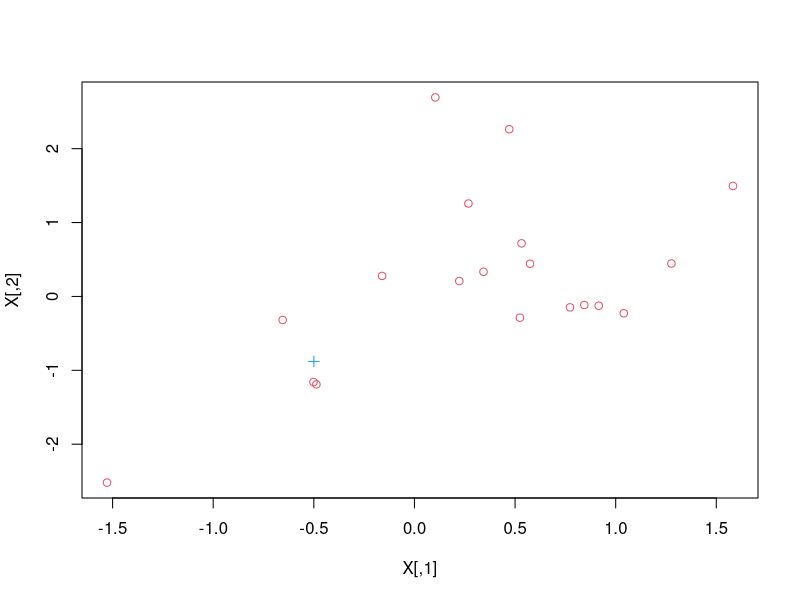

Write the R code that produced this figure.
# here we generate non-separable data by first generating separable data as before, then random flipping a few class labels.
# Rather than penalizing the unsatisfied constraints by C \xi_i, as discussed in class, we penalize them by C \xi_i^2  (the
# squares of the slack variables 
# in some of the random cases the separating hyperpline is drawn off the field of view

library("quadprog");  # we do this by quadratic programming and need library

w = rnorm(2);  # choose a random weight vector (unknown to us)
b = rnorm(1);  # choose the b offset (also unknown)
N = 20;       # number of observations
X = matrix(0,nrow = N, ncol = 2);  #  the data matrix of predictors
y = rep(0,N);  # the vector of {-1,1} elements giving classes 
for (i in 1:N) {  # generate the data
  X[i,]  = rnorm(2);  # choose each predictor vector randomly
  y[i] = sign(t(w) %*% X[i,] + b)  # choose data to be linearly separable ....
  if (runif(1) < .1) y[i] = - y[i];  # randomly flip about .1 of the points
}
plot(X,pch=(y+2),col=(y+3),cex=1)   # observe data 

X = cbind(X^2,X[,1]*X[,2],X,rep(1,N));
feat = 6;

# now we want to phrase the problem as quadratic programming.  
# the generic formulation is: 
#  minimize x^t D x + d^t x s.t. A x >= b
# where 
#  x is a k-vector 
#  D is kxk matrix
#  d is k-vector
#  A is Nxk matrix
#  b is  N-vector
#


# construct the corresponding elements: D,d, A, b
dim = feat + N;

D = diag(1, dim); # the penalty is the sum of square of all variables except b which gets only a small penalty to
    	    	  # keep the D matrix positive definite
D[feat,feat] = .001;    # this is the kludge for bias term
d = rep(0,dim);
A = matrix(0,2*N,dim);
A[1:N,1:feat] = X*y;
A[1:N,(feat+1):dim] = diag(N);
A[(N+1):(2*N),(feat+1):dim] = diag(N);
b = rep(0,2*N)
b[1:N] = 1;
result = solve.QP(D,d,t(A),b);  # painless QP result from package!!

what = result$solution[1:feat];  # margin-maximizing w



x1 = seq(-3,3,by=.01);  # fix x1 to variables values and compute value of x2 as root of quadratic
#  solve for x2 in 
#  what[1]*x1^2 + what[2]*x2^2 + what[3]*x1*x2 + what[4]*x1 + what[5]*x2 + what[6] = 0
#  by reducing to quadratic in x2 by x1 to chosen values.  
a = what[2];
b = what[5] + what[3]*x1;
c = what[1]*(x1^2) + what[4]*x1 + what[6];
disc = (b^2)-(4*a*c);
t = (disc >= 0);
x2 = rep(0,length(x1));
x2[t] = (-b[t] + sqrt(b[t]*b[t]-4*a*c[t]))/(2*a);
lines(x1[t],x2[t]);
x2[t] = (-b[t] - sqrt(b[t]*b[t]-4*a*c[t]))/(2*a);
lines(x1[t],x2[t]);
